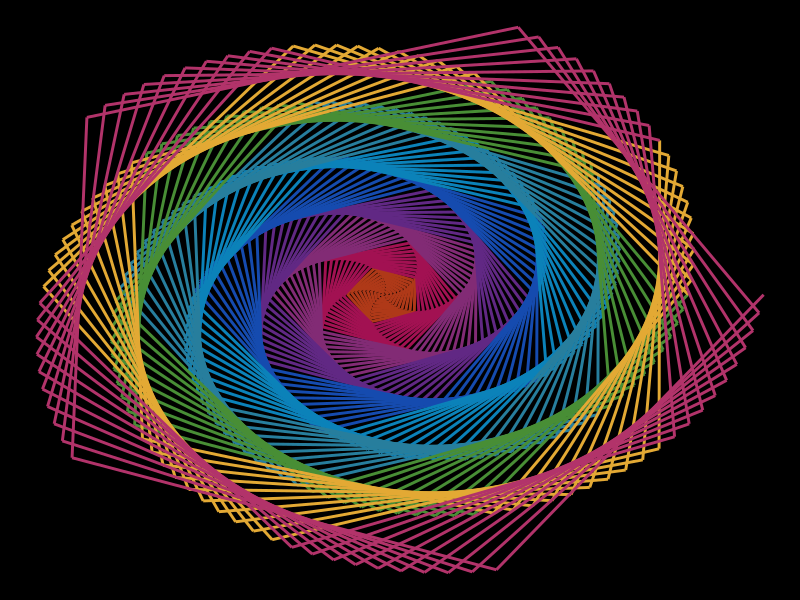

Reproduce this figure in R.
# Library Load-In====
library(tidyverse) # For everything data

# Setting parameters to prep ggplot to plot data in a "circular" fashion on the Cartesian coordinate system====

## Angle "slices"/ Sine/Cosine Frequency====
theta <- seq(0, 40*pi, length = 100) 

## Number of divisions/rows in the data wanted====
n <- 500

## "Radial" setting of the "circle" to create "n" different marks====
r = 1:500

## Setting up the custom color palette====
colors <- c("#af3918", "#a21152", "#822b75","#612884","#154baf",
            "#0b82b9", "#277e9d","#488e35","#e3a934","#b2336a")

## Placing everything into a dataset====
data <- tibble(x = cos(theta)*r,
               y = sin(theta)*r)

# Pulling it all together====
Rainbow_Rose <- data %>%
  ggplot(aes(x = x, y = y, color = color))+
  geom_path(color = rep(colors, each = n/10), size = 1)+
  theme_void()+
  theme(legend.position = "none",
        panel.background = element_rect(fill = "black"))

# View it #
Rainbow_Rose
